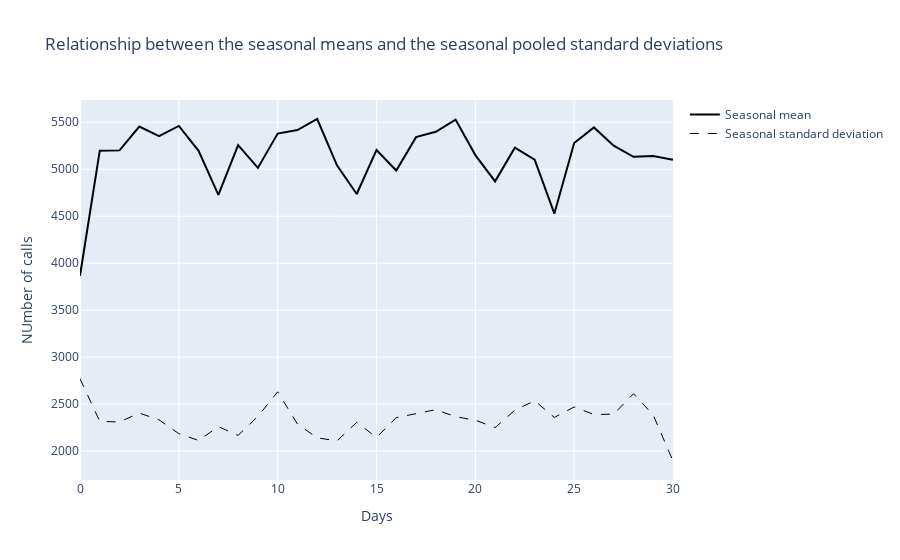

Notebook code for this chart:
### Markdown cell above
## Period=month

### Code cell
#bbt period=mois & season=week
Week_per_month=aggregation(train_df,'W','M',stage=1)
bbt_Week_per_month=compile_bbt(Week_per_month)
plot_decomposition_type(bbt_Week_per_month.loc["Season_mean"][:-2],bbt_Week_per_month.loc["Season_std"][:-2],"Weeks")
#bbt period=mois & season=day
Day_per_month=aggregation(train_df,'D','M',stage=1)
bbt_Day_per_month=compile_bbt(Day_per_month)
plot_decomposition_type(bbt_Day_per_month.loc["Season_mean"][:-2],bbt_Day_per_month.loc["Season_std"][:-2],"Days")

### Figure 1 — Plotly figure (JSON) as saved in the notebook; plotly's stock layout.template omitted (floating-point values rounded to 4 significant figures)
{"data": [{"line": {"color": "black", "width": 2}, "name": "Seasonal mean", "type": "scatter", "x": [0, 1, 2, 3, 4, 5, 6, 7, 8, 9, 10, 11, 12, 13, 14, 15, 16, 17, 18, 19, 20, 21, 22, 23, 24, 25, 26, 27, 28, 29, 30], "y": [3866.0, 5197.0, 5201.0, 5454.0, 5352.0, 5461.0, 5196.0, 4726.0, 5257.0, 5014.0, 5379.0, 5417.0, 5535.0, 5042.0, 4737.0, 5204.0, 4986.0, 5342.0, 5398.0, 5528.0, 5151.0, 4871.0, 5229.0, 5103.0, 4528.0, 5279.0, 5445.0, 5251.0, 5133.0, 5141.0, 5101.0]}, {"line": {"color": "black", "dash": "dash", "width": 1}, "name": "Seasonal standard deviation", "type": "scatter", "x": [0, 1, 2, 3, 4, 5, 6, 7, 8, 9, 10, 11, 12, 13, 14, 15, 16, 17, 18, 19, 20, 21, 22, 23, 24, 25, 26, 27, 28, 29, 30], "y": [2771.0, 2316.0, 2311.0, 2405.0, 2333.0, 2186.0, 2114.0, 2261.0, 2168.0, 2370.0, 2631.0, 2289.0, 2142.0, 2109.0, 2306.0, 2146.0, 2356.0, 2402.0, 2441.0, 2367.0, 2329.0, 2251.0, 2436.0, 2536.0, 2359.0, 2470.0, 2390.0, 2394.0, 2611.0, 2384.0, 1895.0]}], "layout": {"title": {"text": "Relationship between the seasonal means and the seasonal pooled standard deviations"}, "xaxis": {"title": {"text": "Days"}}, "yaxis": {"title": {"text": "NUmber of calls"}}}}
